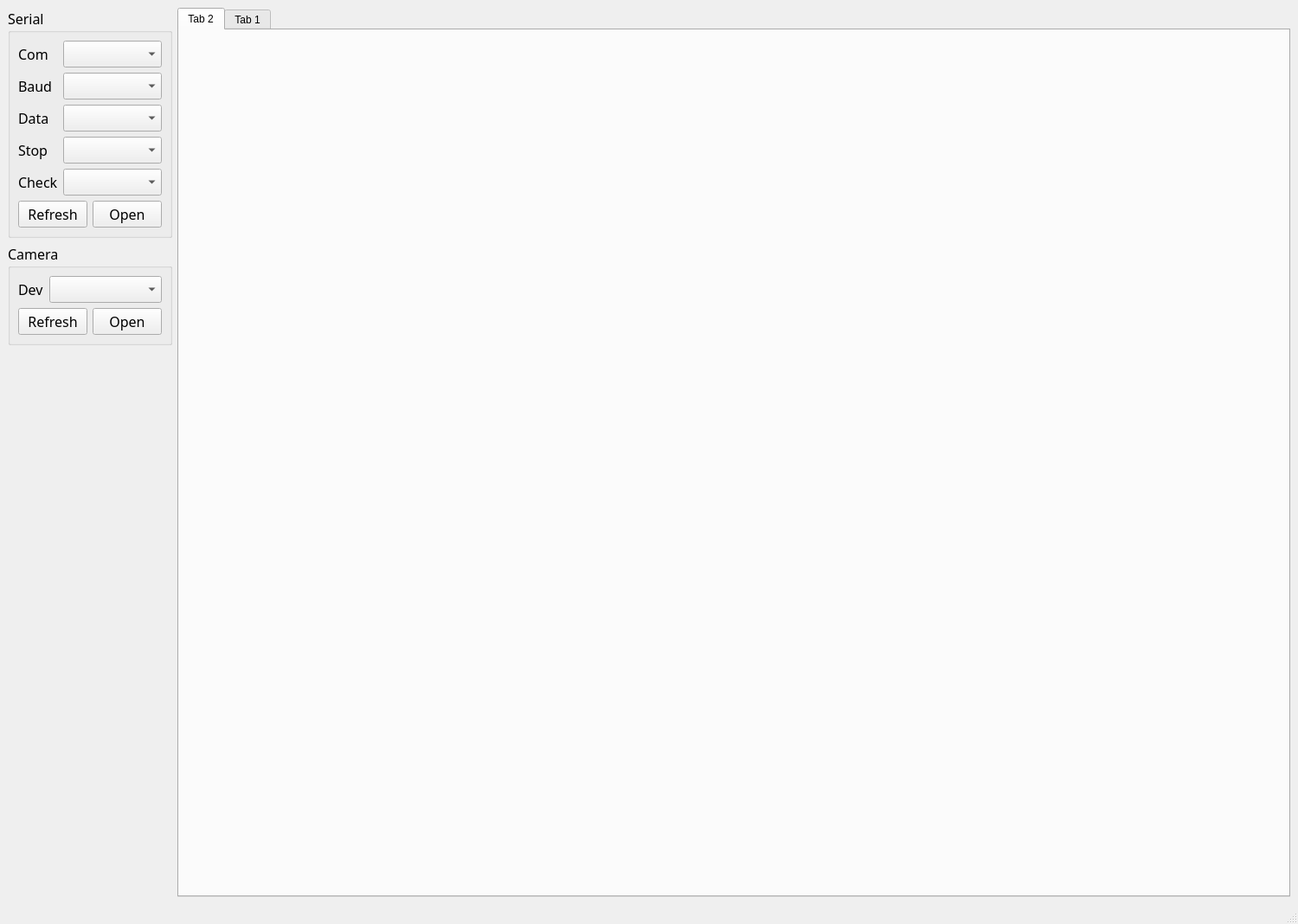
<?xml version="1.0" encoding="UTF-8"?>
<ui version="4.0">
 <class>MainWindow</class>
 <widget class="QMainWindow" name="MainWindow">
  <property name="geometry">
   <rect>
    <x>0</x>
    <y>0</y>
    <width>1500</width>
    <height>1068</height>
   </rect>
  </property>
  <property name="windowTitle">
   <string>MainWindow</string>
  </property>
  <widget class="QWidget" name="centralwidget">
   <layout class="QHBoxLayout" name="horizontalLayout_3">
    <item>
     <layout class="QVBoxLayout" name="verticalLayout_4">
      <item>
       <widget class="QGroupBox" name="groupBox">
        <property name="font">
         <font>
          <family>3ds</family>
          <pointsize>12</pointsize>
         </font>
        </property>
        <property name="title">
         <string>Serial</string>
        </property>
        <layout class="QVBoxLayout" name="verticalLayout">
         <item>
          <layout class="QFormLayout" name="formLayout">
           <item row="0" column="1">
            <widget class="QComboBox" name="Box_com"/>
           </item>
           <item row="1" column="1">
            <widget class="QComboBox" name="Box_bps"/>
           </item>
           <item row="2" column="0">
            <widget class="QLabel" name="label_3">
             <property name="font">
              <font>
               <family>3ds</family>
               <pointsize>12</pointsize>
              </font>
             </property>
             <property name="text">
              <string>Data</string>
             </property>
            </widget>
           </item>
           <item row="2" column="1">
            <widget class="QComboBox" name="Box_data"/>
           </item>
           <item row="3" column="0">
            <widget class="QLabel" name="label_4">
             <property name="font">
              <font>
               <family>3ds</family>
               <pointsize>12</pointsize>
              </font>
             </property>
             <property name="text">
              <string>Stop</string>
             </property>
            </widget>
           </item>
           <item row="3" column="1">
            <widget class="QComboBox" name="Box_stop"/>
           </item>
           <item row="4" column="0">
            <widget class="QLabel" name="label_5">
             <property name="font">
              <font>
               <family>3ds</family>
               <pointsize>12</pointsize>
              </font>
             </property>
             <property name="text">
              <string>Check</string>
             </property>
            </widget>
           </item>
           <item row="4" column="1">
            <widget class="QComboBox" name="Box_check"/>
           </item>
           <item row="0" column="0">
            <widget class="QLabel" name="label">
             <property name="font">
              <font>
               <family>3ds</family>
               <pointsize>12</pointsize>
              </font>
             </property>
             <property name="text">
              <string>Com</string>
             </property>
            </widget>
           </item>
           <item row="1" column="0">
            <widget class="QLabel" name="label_2">
             <property name="font">
              <font>
               <family>3ds</family>
               <pointsize>12</pointsize>
              </font>
             </property>
             <property name="text">
              <string>Baud</string>
             </property>
            </widget>
           </item>
          </layout>
         </item>
         <item>
          <layout class="QHBoxLayout" name="horizontalLayout">
           <item>
            <widget class="QPushButton" name="Button_refresh">
             <property name="text">
              <string>Refresh</string>
             </property>
            </widget>
           </item>
           <item>
            <widget class="QPushButton" name="Button_opencom">
             <property name="font">
              <font>
               <family>3ds</family>
               <pointsize>12</pointsize>
              </font>
             </property>
             <property name="text">
              <string>Open</string>
             </property>
            </widget>
           </item>
          </layout>
         </item>
        </layout>
       </widget>
      </item>
      <item>
       <widget class="QGroupBox" name="groupBox_2">
        <property name="font">
         <font>
          <family>3ds</family>
          <pointsize>12</pointsize>
         </font>
        </property>
        <property name="title">
         <string>Camera</string>
        </property>
        <layout class="QVBoxLayout" name="verticalLayout_3">
         <item>
          <layout class="QVBoxLayout" name="verticalLayout_2">
           <item>
            <layout class="QFormLayout" name="formLayout_2">
             <item row="0" column="0">
              <widget class="QLabel" name="label_6">
               <property name="font">
                <font>
                 <family>3ds</family>
                 <pointsize>12</pointsize>
                </font>
               </property>
               <property name="text">
                <string>Dev</string>
               </property>
              </widget>
             </item>
             <item row="0" column="1">
              <widget class="QComboBox" name="Box_cam"/>
             </item>
            </layout>
           </item>
           <item>
            <layout class="QHBoxLayout" name="horizontalLayout_2">
             <item>
              <widget class="QPushButton" name="Button_cam_refresh">
               <property name="font">
                <font>
                 <family>3ds</family>
                 <pointsize>12</pointsize>
                </font>
               </property>
               <property name="text">
                <string>Refresh</string>
               </property>
              </widget>
             </item>
             <item>
              <widget class="QPushButton" name="Button_open_cam">
               <property name="font">
                <font>
                 <family>3ds</family>
                 <pointsize>12</pointsize>
                </font>
               </property>
               <property name="text">
                <string>Open</string>
               </property>
              </widget>
             </item>
            </layout>
           </item>
          </layout>
         </item>
        </layout>
       </widget>
      </item>
      <item>
       <spacer name="verticalSpacer_3">
        <property name="orientation">
         <enum>Qt::Vertical</enum>
        </property>
        <property name="sizeHint" stdset="0">
         <size>
          <width>20</width>
          <height>100</height>
         </size>
        </property>
       </spacer>
      </item>
     </layout>
    </item>
    <item>
     <widget class="QTabWidget" name="tabWidget">
      <property name="currentIndex">
       <number>0</number>
      </property>
      <widget class="QWidget" name="tab_2">
       <attribute name="title">
        <string>Tab 2</string>
       </attribute>
      </widget>
      <widget class="QWidget" name="tab">
       <attribute name="title">
        <string>Tab 1</string>
       </attribute>
      </widget>
     </widget>
    </item>
   </layout>
  </widget>
  <widget class="QMenuBar" name="menubar">
   <property name="geometry">
    <rect>
     <x>0</x>
     <y>0</y>
     <width>1500</width>
     <height>23</height>
    </rect>
   </property>
  </widget>
  <widget class="QStatusBar" name="statusbar"/>
 </widget>
 <resources/>
 <connections/>
 <slots>
  <slot>myExitButtonFuc()</slot>
 </slots>
</ui>
